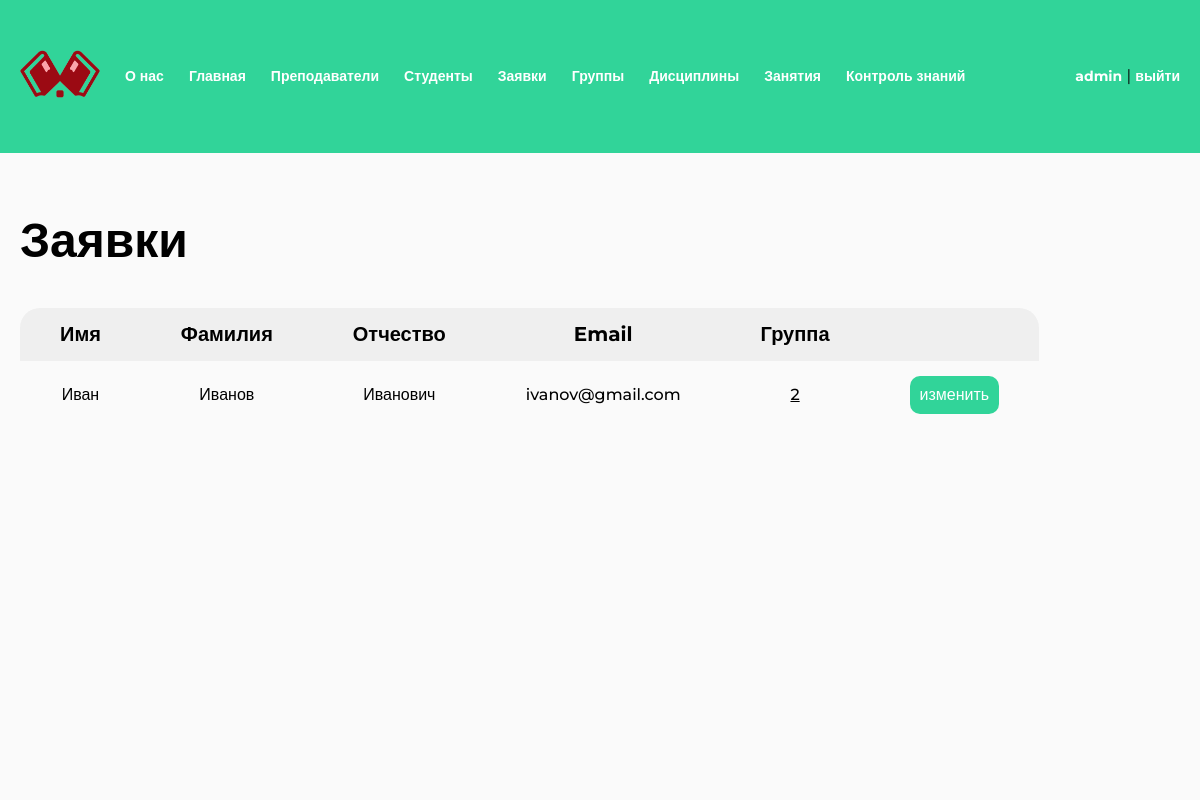
/applications/ (signed in), run on an earlier commit of the app's database.
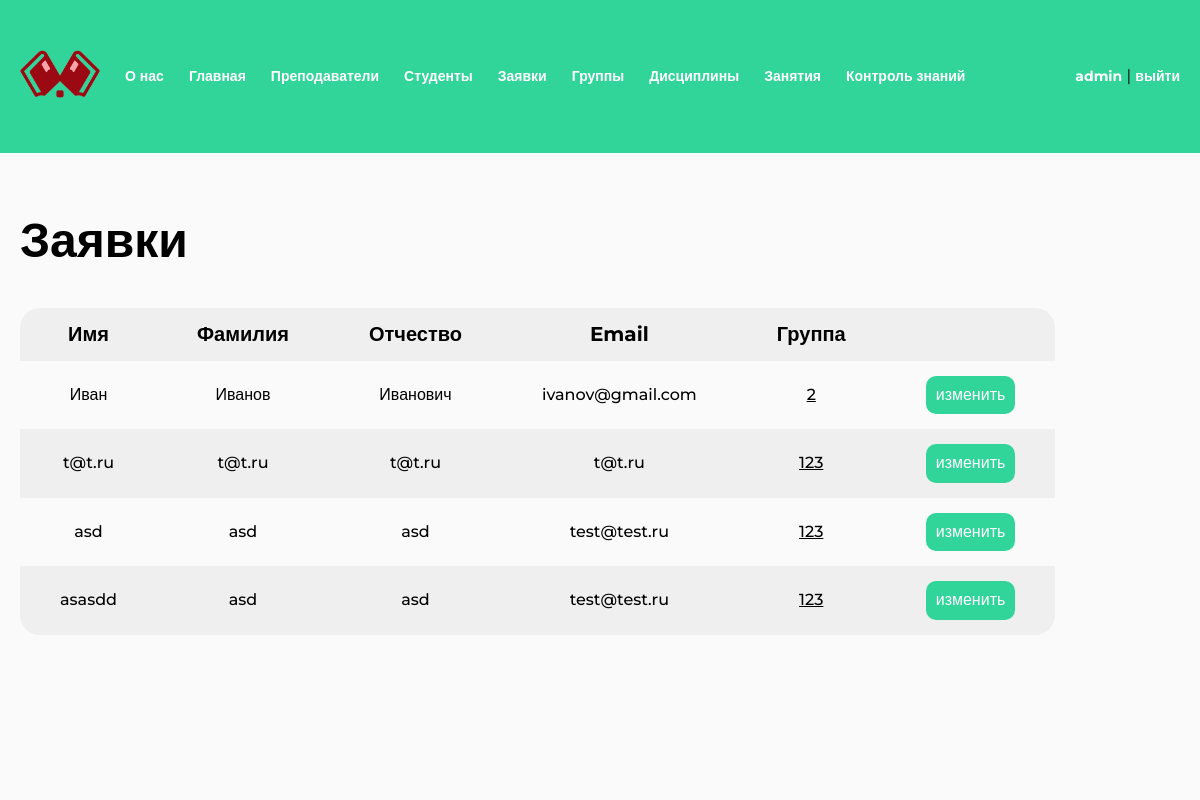
And on a later commit of the database.
### accounts/models.py (models this page shows, shortened)
class Application(models.Model):
    email = models.EmailField()
    first_name = models.CharField(max_length=32)
    last_name = models.CharField(max_length=32)
    middle_name = models.CharField(max_length=32, null=True, blank=True)
    group_number = models.CharField(max_length=32)
    class Meta:
        verbose_name = "Заявка"
        verbose_name_plural = "Заявки"

### study/views.py (the view)
# urls.py: path("applications/", views.ApplicationsListView.as_view(), name="applications"),
@method_decorator(admin_only, name="dispatch")
class ApplicationsListView(LoginRequiredMixin, ListView):
    model = Application
    context_object_name = "objects"
    template_name = "study/applications.html"

### study/templates/study/applications.html (shortened to what this page needs)
{% extends "base.html" %}
{% load util %}
{% load static %}
{% block extra_css %}
<link rel="stylesheet" href="{% static 'css/table.css' %}">
{% endblock %}
{% block content %}
<section >
    <h1 class="h1">Заявки</h1>
    <div class="table-wrapper mt-40">
        <table class="table">
        <thead>
            <tr>
                <th>Имя</th>
                <th>Фамилия</th>
                <th>Отчество</th>
                <th>Email</th>
                <th>Группа</th>
            </tr>
        </thead>
        <tbody>
            {% for object in objects %}
            <tr>
                <td>{{ object.first_name|default:"-" }}</td>
                <td>{{ object.last_name|default:"-" }}</td>
                <td>{{ object.middle_name|default:"-" }}</td>
                <td>{{ object.email|default:"-" }}</td>
                <td>
                    <a href="{% url 'group' object.group_number %}" class="table__foreign-key">{{ object.group_number }}</a>
                </td>
                <td>
                    <a href="{% url 'application' object.id %}" class="btn btn-table">изменить</a>
                </td>
            </tr>
            {% endfor %}
        </tbody>
    </table>
    </div>
</section>
{% endblock %}

### templates/base.html (shortened to what this page needs)
{% load static %}
<!DOCTYPE html>
<html lang="ru">
<head>
	<link rel="stylesheet" href="{% static 'css/reset.css' %}">
	<link rel="stylesheet" href="{% static 'css/main.css' %}">
	<link rel="stylesheet" href="{% static 'css/menu.css' %}">
    {% block extra_css %}{% endblock %}
</head>
<body>
	<header class="header">
		<div class="container">
			<ul class="header-menu">
				<li><a href="{% url 'index' %}" class="logo"><img src="{% static 'img/logo.png' %}" alt=""></a></li>
				<li><a href="{% url 'about' %}">О нас</a></li>
				{% if user.is_authenticated %}
				<li><a href="{% url 'index' %}">Главная</a></li>
				{% if user.profile.type == 1 %}
				<li><a href="{% url 'teachers' %}">Преподаватели</a></li>
				<li><a href="{% url 'students' %}">Студенты</a></li>
				<li><a href="{% url 'applications' %}">Заявки</a></li>
				<li><a href="{% url 'groups' %}">Группы</a></li>
				<li><a href="{% url 'subjects' %}">Дисциплины</a></li>
				<li><a href="{% url 'lessons' %}">Занятия</a></li>
				<li><a href="{% url 'tests' %}">Контроль знаний</a></li>
				{% elif user.profile.type == 2 %}
				<li><a href="{% url 'my-group' %}">Группы</a></li>
				<li><a href="{% url 'my-subjects' %}">Дисциплины</a></li>
				<li><a href="{% url 'my-lessons' %}">Занятия</a></li>
				<li><a href="{% url 'tests' %}">Контроль знаний</a></li>
				{% endif %}
				<li class="header-menu-profile">
					<a href="{% url 'profile' %}">{{ user.username }}</a> | <a href="{% url 'logout' %}">выйти</a>
				</li>
				{% endif%}
			</ul>
		</div>
	</header>
	<main class="main">
		<div class="container">
		    {% block content %}{% endblock %}
		</div>
	</main>
</body>
</html>

### static/css/main.css (style rules this page uses)
:root { --green: #31D499; --red: #D43131; --background: #FAFAFA; --gray: #B8B8B8; --tablePrimary: #EFEFEF; --tableSecondary: #FAFAFA; }
* { padding: 0; margin: 0; box-sizing: border-box; }
html { font-family: "Montserrat", sans-serif; }
body { display: flex; flex-direction: column; min-height: 100vh; height: 100%; }
.container { max-width: 1240px; padding: 0 20px; margin: 0 auto; position: relative; }
.mt-40 { margin-top: 40px; }
.h1 { color: #000; font-size: 48px; font-weight: 700; }
.btn { color: #FFF; font-size: 18px; font-weight: 700; border-radius: 10px; background: var(--green); padding: 20px 50px; text-align: center; cursor: pointer; text-decoration: none; display: block; width: fit-content; }
.btn.btn-table { padding: 10px; font-size: 16px; font-weight: 500; }
.header { padding: 50px 0; background: var(--green); }
.logo img { width: 100%; max-width: 80px; }
.main { flex: 1 1 100%; padding: 60px 0; background-color: var(--background); }

### static/css/menu.css (style rules this page uses)
ul { list-style: none; }
.header-menu { display: flex; align-items: center; gap: 25px; width: 100%; }
.header-menu a { text-decoration: none; font-weight: 700; color: white; font-size: 14px; }
.header-menu-profile { margin-left: auto; }

### static/css/table.css (style rules this page uses)
.table-wrapper { width: 100%; overflow-x: auto; }
.table { border-radius: 20px; background: var(--tablePrimary); border-collapse: collapse; }
.table td, .table th { padding: 15px 40px; text-align: center; }
.table th { color: #000; font-size: 20px; font-weight: 700; }
.table td { color: #000; font-size: 16px; font-weight: 500; }
.table a:not(.btn) { color: black; }
.table tbody tr:nth-of-type(2n-1) { background: var(--tableSecondary); }
.table__foreign-key { color: #000; }

What changed in the data, as far as the page shows it:
added Application: first_name "t@t.ru", last_name "t@t.ru", middle_name "t@t.ru", email "t@t.ru", group_number "123"
added Application: first_name "asd", last_name "asd", middle_name "asd", email "test@test.ru", group_number "123"
added Application: first_name "asasdd", last_name "asd", middle_name "asd", email "test@test.ru", group_number "123"
